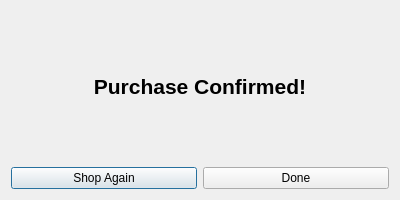
<?xml version="1.0" encoding="UTF-8"?>
<ui version="4.0">
 <class>PurchaseConfirmationDialog</class>
 <widget class="QDialog" name="PurchaseConfirmationDialog">
  <property name="geometry">
   <rect>
    <x>0</x>
    <y>0</y>
    <width>400</width>
    <height>200</height>
   </rect>
  </property>
  <property name="windowTitle">
   <string>Purchase Confirmation</string>
  </property>
  <layout class="QVBoxLayout" name="verticalLayout">
   <item>
    <widget class="QLabel" name="confirmationLabel">
     <property name="text">
      <string>Purchase Confirmed!</string>
     </property>
     <property name="alignment">
      <set>Qt::AlignCenter</set>
     </property>
     <property name="font">
      <font>
       <pointsize>16</pointsize>
       <weight>75</weight>
      </font>
     </property>
    </widget>
   </item>
   <item>
    <layout class="QHBoxLayout" name="buttonLayout">
     <item>
      <widget class="QPushButton" name="shopAgainButton">
       <property name="text">
        <string>Shop Again</string>
       </property>
      </widget>
     </item>
     <item>
      <widget class="QPushButton" name="doneButton">
       <property name="text">
        <string>Done</string>
       </property>
      </widget>
     </item>
    </layout>
   </item>
  </layout>
 </widget>
 <resources/>
 <connections/>
</ui>
